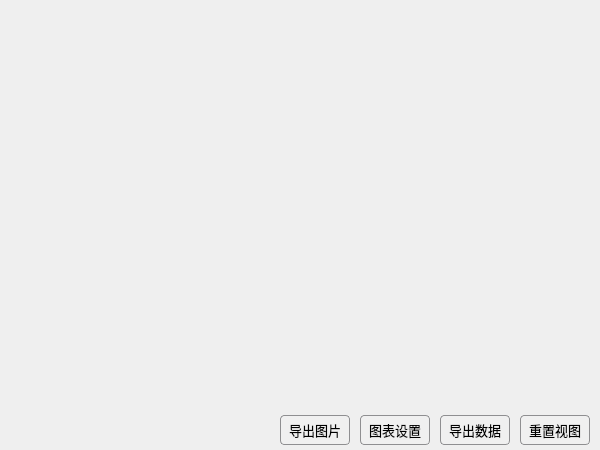
<?xml version="1.0" encoding="UTF-8"?>
<ui version="4.0">
 <class>ChartWidget</class>
 <widget class="QWidget" name="ChartWidget">
  <property name="geometry">
   <rect>
    <x>0</x>
    <y>0</y>
    <width>600</width>
    <height>450</height>
   </rect>
  </property>
  <property name="windowTitle">
   <string>ChartWidget</string>
  </property>
  <property name="styleSheet">
   <string notr="true">/* --- 全局样式：仅强制黑字，不强制背景色 --- */
QWidget {
    color: black;
    font-family: &quot;Microsoft YaHei&quot;;
    font-size: 10pt;
}

/* --- 按钮样式：浅灰背景，黑字 --- */
QPushButton {
    border: 1px solid #8f8f91;
    border-radius: 4px;
    background-color: #f0f0f0;
    color: black;
    padding: 4px 8px;
}
QPushButton:hover {
    background-color: #e0e0e0;
}
QPushButton:pressed {
    background-color: #d0d0d0;
}

/* --- 输入框/下拉框：保持白底黑字，符合输入习惯 --- */
QLineEdit, QComboBox, QSpinBox, QDoubleSpinBox {
    background-color: white;
    color: black;
    border: 1px solid #ccc;
    border-radius: 3px;
    padding: 2px;
}
</string>
  </property>
  <layout class="QVBoxLayout" name="verticalLayout">
   <property name="spacing">
    <number>0</number>
   </property>
   <property name="leftMargin">
    <number>0</number>
   </property>
   <property name="topMargin">
    <number>0</number>
   </property>
   <property name="rightMargin">
    <number>0</number>
   </property>
   <property name="bottomMargin">
    <number>0</number>
   </property>
   <item>
    <widget class="MouseZoom" name="chartArea" native="true">
     <property name="sizePolicy">
      <sizepolicy hsizetype="Expanding" vsizetype="Expanding">
       <horstretch>0</horstretch>
       <verstretch>0</verstretch>
      </sizepolicy>
     </property>
    </widget>
   </item>
   <item>
    <widget class="QFrame" name="frameButtons">
     <property name="frameShape">
      <enum>QFrame::NoFrame</enum>
     </property>
     <property name="frameShadow">
      <enum>QFrame::Raised</enum>
     </property>
     <layout class="QHBoxLayout" name="horizontalLayout">
      <property name="spacing">
       <number>10</number>
      </property>
      <property name="leftMargin">
       <number>10</number>
      </property>
      <property name="topMargin">
       <number>5</number>
      </property>
      <property name="rightMargin">
       <number>10</number>
      </property>
      <property name="bottomMargin">
       <number>5</number>
      </property>
      <item>
       <spacer name="horizontalSpacer">
        <property name="orientation">
         <enum>Qt::Horizontal</enum>
        </property>
        <property name="sizeHint" stdset="0">
         <size>
          <width>40</width>
          <height>20</height>
         </size>
        </property>
       </spacer>
      </item>
      <item>
       <widget class="QPushButton" name="btnExportImg">
        <property name="text">
         <string>导出图片</string>
        </property>
       </widget>
      </item>
      <item>
       <widget class="QPushButton" name="btnChartSettings">
        <property name="text">
         <string>图表设置</string>
        </property>
       </widget>
      </item>
      <item>
       <widget class="QPushButton" name="btnExportData">
        <property name="text">
         <string>导出数据</string>
        </property>
       </widget>
      </item>
      <item>
       <widget class="QPushButton" name="btnResetView">
        <property name="text">
         <string>重置视图</string>
        </property>
       </widget>
      </item>
     </layout>
    </widget>
   </item>
  </layout>
 </widget>
 <customwidgets>
  <customwidget>
   <class>MouseZoom</class>
   <extends>QWidget</extends>
   <header>mousezoom.h</header>
   <container>1</container>
  </customwidget>
 </customwidgets>
 <resources/>
 <connections/>
</ui>
